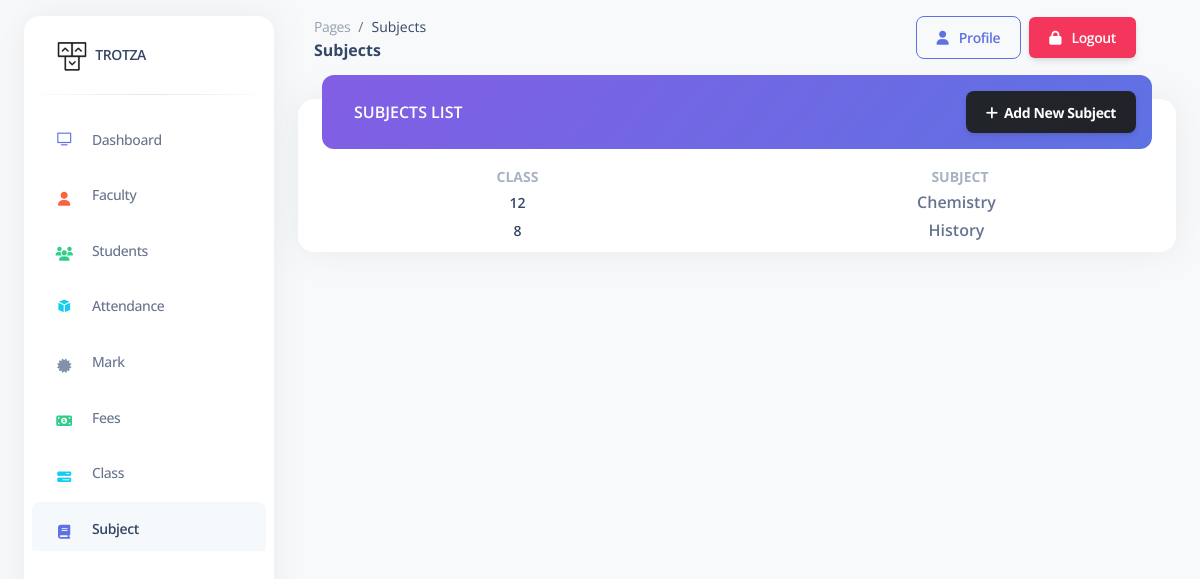
/admin/pages/subject.php, run on an earlier commit of the app's database.
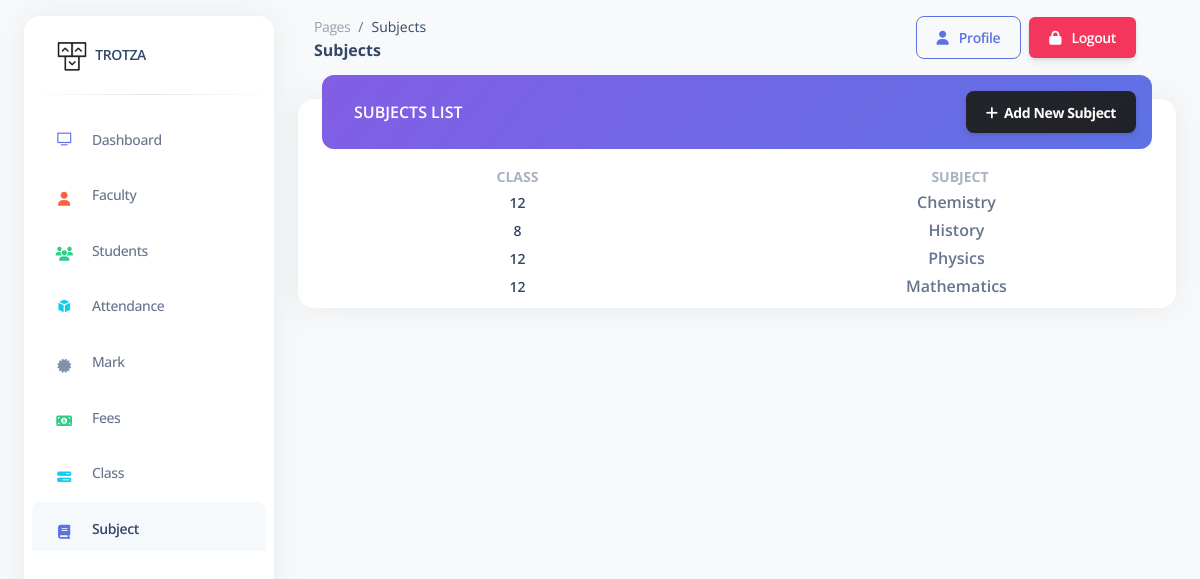
And on a later commit of the database.
### tables this page shows
CREATE TABLE `subject` (
  `subid` int(11) NOT NULL,
  `subname` varchar(100) NOT NULL,
  `cid` int(11) NOT NULL
);

CREATE TABLE `class` (
  `cid` int(11) NOT NULL,
  `clname` varchar(100) NOT NULL
);

### admin/pages/subject.php (the view, shortened to what this page needs)
<?php
include '../includes/connection.php';
?>
<!DOCTYPE html>
<html lang="en">
<head>
  <link href="../assets/css/nucleo-icons.css" rel="stylesheet" />
  <link href="../assets/css/nucleo-svg.css" rel="stylesheet" />
  <link href="../assets/css/nucleo-svg.css" rel="stylesheet" />
  <link id="pagestyle" href="../assets/css/argon-dashboard.css?v=2.0.4" rel="stylesheet" />
</head>
<body class="g-sidenav-show   bg-gray-100">
  <aside
    class="sidenav bg-white navbar navbar-vertical navbar-expand-xs border-0 border-radius-xl my-3 fixed-start ms-4"
    id="sidenav-main">
    <div class="sidenav-header">
      <a class="navbar-brand m-0" href=" https://demos.creative-tim.com/argon-dashboard/pages/dashboard.html "
        target="_blank">
        <img src="../assets/img/logo-ct-dark.png" class="navbar-brand-img h-100" alt="main_logo">
        <span class="ms-1 font-weight-bold">TROTZA</span>
      </a>
    </div>
    <hr class="horizontal dark mt-0">
    <div class="collapse navbar-collapse  w-auto " id="sidenav-collapse-main">
      <ul class="navbar-nav">
        <li class="nav-item">
          <a class="nav-link" href="dashboard.php">
            <div
              class="icon icon-shape icon-sm border-radius-md text-center me-2 d-flex align-items-center justify-content-center">
              <i class="ni ni-tv-2 text-primary text-sm opacity-10"></i>
            </div>
            <span class="nav-link-text ms-1">Dashboard</span>
          </a>
        </li>
        <li class="nav-item">
          <a class="nav-link " href="faculty_list.php">
            <div
              class="icon icon-shape icon-sm border-radius-md text-center me-2 d-flex align-items-center justify-content-center">
              <i class="fa fa-user text-warning text-sm opacity-10"></i>
            </div>
            <span class="nav-link-text ms-1">Faculty</span>
          </a>
        </li>
        <li class="nav-item">
          <a class="nav-link " href="student_list.php">
            <div
              class="icon icon-shape icon-sm border-radius-md text-center me-2 d-flex align-items-center justify-content-center">
              <i class="fa fa-users text-success text-sm opacity-10"></i>
            </div>
            <span class="nav-link-text ms-1">Students</span>
          </a>
        </li>
        <li class="nav-item">
          <a class="nav-link " href="attendance_list.php">
            <div
              class="icon icon-shape icon-sm border-radius-md text-center me-2 d-flex align-items-center justify-content-center">
              <i class="ni ni-app text-info text-sm opacity-10"></i>
            </div>
            <span class="nav-link-text ms-1">Attendance</span>
          </a>
        </li>
        <li class="nav-item">
          <a class="nav-link " href="marks.php">
            <div
              class="icon icon-shape icon-sm border-radius-md text-center me-2 d-flex align-items-center justify-content-center">
              <i class="fa fa-certificate text-secondary text-sm opacity-10"></i>
            </div>
            <span class="nav-link-text ms-1">Mark</span>
          </a>
        </li>
        <li class="nav-item">
          <a class="nav-link " href="fees.php">
            <div
              class="icon icon-shape icon-sm border-radius-md text-center me-2 d-flex align-items-center justify-content-center">
              <i class="fa fa-money text-success text-sm opacity-10"></i>
            </div>
            <span class="nav-link-text ms-1">Fees</span>
          </a>
        </li>
        <li class="nav-item">
          <a class="nav-link " href="class.php">
            <div
              class="icon icon-shape icon-sm border-radius-md text-center me-2 d-flex align-items-center justify-content-center">
              <i class="fa fa-tasks text-info text-sm opacity-10"></i>
            </div>
            <span class="nav-link-text ms-1">Class</span>
          </a>
        </li>
        <li class="nav-item">
          <a class="nav-link active" href="subject.php">
            <div
              class="icon icon-shape icon-sm border-radius-md text-center me-2 d-flex align-items-center justify-content-center">
              <i class="fa fa-book text-primary text-sm opacity-10"></i>
            </div>
            <span class="nav-link-text ms-1">Subject</span>
          </a>
        </li>
      </ul>
    </div>
  </aside>
  <main class="main-content position-relative border-radius-lg ">
    <nav class="navbar navbar-main navbar-expand-lg px-0 mx-4 shadow-none border-radius-xl " id="navbarBlur"
      data-scroll="false">
      <div class="container-fluid py-1 px-3">
        <nav aria-label="breadcrumb">
          <ol class="breadcrumb bg-transparent mb-0 pb-0 pt-1 px-0 me-sm-6 me-5">
            <li class="breadcrumb-item text-sm"><a class="opacity-5 text-dark" href="javascript:;">Pages</a></li>
            <li class="breadcrumb-item text-sm text-dark active" aria-current="page">Subjects</li>
          </ol>
          <h6 class="font-weight-bolder text-dark mb-0">Subjects</h6>
        </nav>
        <div class="collapse navbar-collapse mt-sm-0 mt-2 me-md-0 me-sm-4" id="navbar">
          <ul class="navbar-nav  ms-md-auto pe-md-3 d-flex align-items-center">
            <li class="nav-item d-flex align-items-center border-2">
              <button onclick="window.location.href='profile.php'"
                class="btn btn-outline-primary btn-md font-weight-bold  mb-0"><i
                  class="fa fa-user me-sm-1"></i>&nbsp;&nbsp;Profile</button>
            </li>
            <li class="nav-item d-flex align-items-center bg-danger mx-2 rounded">
              <button onclick="window.location.href='logout.php'" class="btn btn-md font-weight-bold text-white mb-0"><i
                  class="fa fa-lock me-sm-1"></i>&nbsp;&nbsp;Logout</button>
            </li>
          </ul>
        </div>
      </div>
    </nav>
    <div class="container-fluid py-4">
      <div class="row">
        <div class="col-12">
          <div class="card mb-4">
            <div class="card-header p-0 position-relative mt-n4 mx-4">
              <div class="d-flex justify-content-between bg-gradient-primary shadow-primary border-radius-lg p-3">
                <h6 class="text-white ps-3 pt-2 text-uppercase">Subjects List</h6>
                <button class="btn bg-gradient-dark m-0 toast-btn" type="button" data-toggle="modal"
                  data-target="#form"><i class="fas fa-plus"></i>&nbsp;&nbsp;Add New
                  Subject</button>
              </div>
            </div>
            <div class="card-body px-0 pt-3 pb-2">
              <div class="table-responsive p-0">
                <table class="align-items-center mb-0 w-100 d-block d-md-table text-sm">
                  <thead>
                    <tr>
                      <th class="text-center text-uppercase text-secondary font-weight-bolder opacity-7"
                        style="width: 15%;">
                        Class</th>
                      <th class="text-center text-uppercase text-secondary font-weight-bolder opacity-7 ps-2 th-sm"
                        style="width: 15%;">
                        Subject</th>
                    </tr>
                  </thead>
                  <tbody>
                    <?php
                    $query = "SELECT subject.*, class.clname FROM subject inner join class ON subject.cid = class.cid";
                    $result = mysqli_query($conn, $query);
                    while ($row = mysqli_fetch_array($result)) {
                      ?>
                      <tr>
                        <td class="align-middle text-center">
                          <div class="d-flex flex-column ">
                            <h6 class="mb-0 text-sm">
                              <?php echo $row["clname"]; ?>
                            </h6>
                          </div>
                        </td>
                        <td class="align-middle text-center">
                          <p class="font-weight-bold mb-0">
                            <?php echo $row["subname"]; ?>
                          </p>
                        </td>
                      </tr>
                      <?php
                    }
                    ?>
                  </tbody>
                </table>
              </div>
            </div>
          </div>
        </div>
      </div>
    </div>
  </main>
</body>
</html>

### admin/assets/css/nucleo-svg.css (style rules this page uses)
.icon { display: inline-block; color: #111111; height: 1em; width: 1em; }
.icon-sm { height: 0.8em; width: 0.8em; }
.icon { fill: currentColor; stroke: none; }

What changed in the data, as far as the page shows it:
added subject: cid.clname "12", subname "Physics"
added subject: cid.clname "12", subname "Mathematics"
